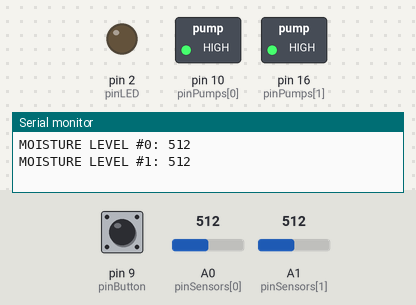
Bench run of a sketch on a simulated Arduino Uno, built with avr-gcc and run on an emulated ATmega328P. Parts: switched loads named in the sketch (green lamp = pin HIGH), output pins drawn as LEDs (lit = HIGH), the last lines printed to the serial monitor. The test bench sets the inputs (shaded band); at power-on: pin 9 (pinButton) HIGH, A0 (pinSensors[0]) = 512, A1 (pinSensors[1]) = 512. Sleep ends after the set time or at an interrupt; pins used as bus, display or sensor lines are not drawn.

Above: at 31.2 s.
31.3 s: pin 9 (pinButton) pulled LOW for 3 s
At 34.6 s:
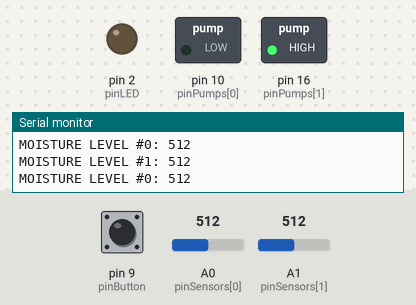
At 38.1 s:
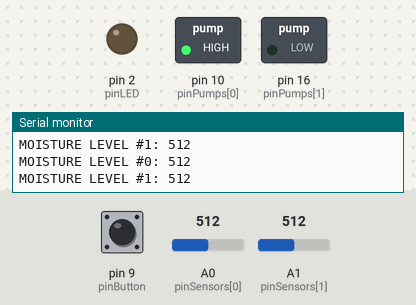
Timing chart, 0 to 42.5 s (numbered marks = the images above; inputs shaded):
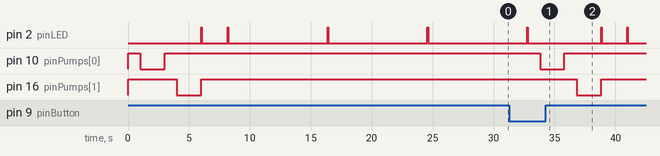

Measured:
- after the input at 31.3 s, pin 10 (pinPumps[0]): HIGH → LOW after 2.5 s, → HIGH 2.0 s later; pin 16 (pinPumps[1]): HIGH → LOW after 5.5 s, → HIGH 2.0 s later

The sketch:

Watering.ino
```cpp
#include "avr/sleep.h"
#include "avr/wdt.h"

// Time definitions for Watch-dog-timer
#define WDT_1S B00000110  // 1s
#define WDT_2S B00000111  // 2s
#define WDT_4S B00100000  // 4s
#define WDT_8S B00100001  // 8s

#define SERIAL_ON
#define SENSOR_ON

// 2 hours (= 2 * 60 * 60 / 8)
#define INTERVAL_2H 900
// 12 hours (= 12 * 60 * 60 / 8)
#define INTERVAL_12H 5400
#define INTERVAL INTERVAL_2H

const uint8_t pinButton = 9;
const uint8_t pinLED = 2;

const uint8_t pinPumps[2] = { 10, 16 };

#ifdef SENSOR_ON
const uint8_t pinPowers[2] = { 8, 7 };
const uint8_t pinSensors[2] = { A0, A1 };
const int thresholds[2] = { 500, 500 };
#endif

// Intrpt svc rtn for WDT ISR (vect)
ISR(WDT_vect) {}

void setupModules(int id) {
  pinMode(pinPumps[id], OUTPUT);
  digitalWrite(pinPumps[id], HIGH);

#ifdef SENSOR_ON
  pinMode(pinPowers[id], OUTPUT);
  digitalWrite(pinPowers[id], LOW);

  pinMode(pinSensors[id], INPUT);
#endif
}

void setupWDT(byte sleepT) {
  sleepT += B00010000;  // sleepTime + Enalbe WD-change bit-on
  MCUSR &= B11110111;   // Prepare WDT-reset-flag in MCU-status-Reg
  WDTCSR |= B00011000;  // Enable WD-system-reset + WD-change
  WDTCSR = sleepT;      // Set sleepTime + Enable WD-change
  WDTCSR |= B01000000;  // Finally, enable WDT-interrrupt
}

void setup() {
#ifdef SERIAL_ON
  Serial.begin(9600);
#endif

  pinMode(pinButton, INPUT_PULLUP);

  pinMode(pinLED, OUTPUT);
  digitalWrite(pinLED, LOW);

  setupModules(0);
  setupModules(1);

  set_sleep_mode(SLEEP_MODE_PWR_DOWN);
  setupWDT(WDT_8S);
}

void runPump(uint8_t id, unsigned long duration) {
  // `LOW` to run the pump, `HIGH` to stop it.
  digitalWrite(pinPumps[id], LOW);
  delay(duration);
  digitalWrite(pinPumps[id], HIGH);
}

#ifdef SENSOR_ON
void operateModules(uint8_t id, unsigned long duration) {
  digitalWrite(pinPowers[id], HIGH);
  delay(1000);
  // The `value` is high when it's dry.
  int value = analogRead(pinSensors[id]);
  digitalWrite(pinPowers[id], LOW);

#ifdef SERIAL_ON
  Serial.print("MOISTURE LEVEL #");
  Serial.print(id);
  Serial.print(": ");
  Serial.println(value);
#endif

  if (value > thresholds[id]) {
    runPump(id, duration);
  }
}
#endif

void deepSleep(void) {
  ADCSRA &= B01111111;  // disable ADC to save power
  sleep_enable();
  sleep_cpu();  // sleep until WDT-interrupt
  sleep_disable();
  ADCSRA |= B10000000;  // enable ADC again
}

void loop() {
#ifdef SENSOR_ON
  operateModules(0, 2000);
  operateModules(1, 2000);
#else
  runPump(0, 2000);
  runPump(1, 2000);
#endif

  for (int i = 0; i < INTERVAL; i++) {
    digitalWrite(pinLED, HIGH);
    delay(50);
    digitalWrite(pinLED, LOW);
    int button = digitalRead(pinButton);
    if (!button) break;
    deepSleep();
  }
}
```
